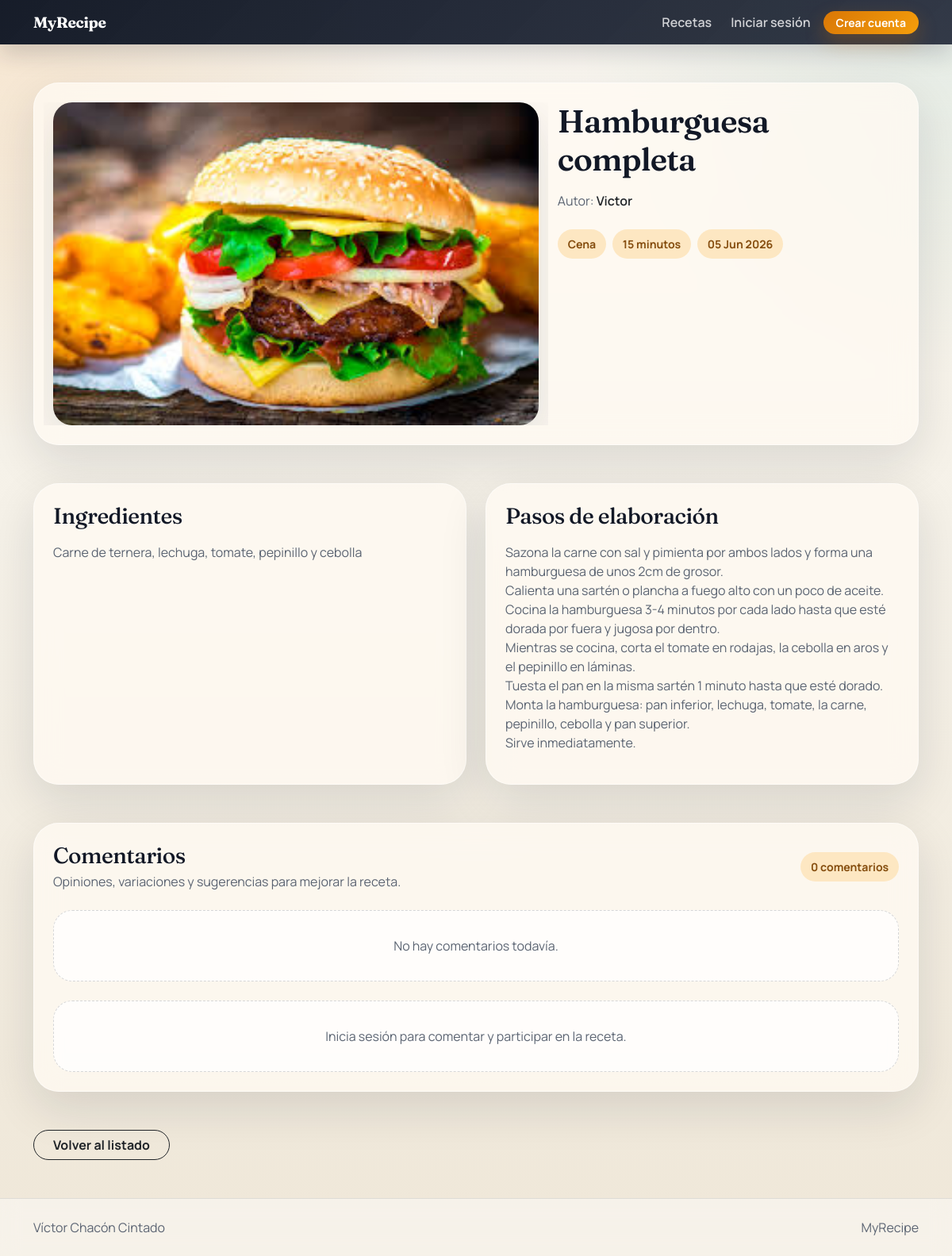
The page /receta/4/ on the database its author committed.
### recetas/models.py (models this page shows, shortened)
class Receta(models.Model):
    titulo = models.CharField(max_length=200)
    ingredientes = models.TextField()
    pasos_elaboracion = models.TextField()
    tiempo_preparacion = models.PositiveIntegerField()
    categoria = models.ForeignKey(Categoria, on_delete=models.SET_NULL, null=True)
    autor = models.ForeignKey(settings.AUTH_USER_MODEL, on_delete=models.CASCADE)
    fecha_creacion = models.DateTimeField(auto_now_add=True)
    favoritos = models.ManyToManyField(settings.AUTH_USER_MODEL, related_name='recetas_favoritas', blank=True)
    imagen = models.ImageField(upload_to='recetas/')

class Categoria(models.Model):
    nombre = models.CharField(max_length=100)
    descripcion = models.TextField(blank=True, null=True)
    def __str__(self):
        return self.nombre

### recetas/views.py (the view)
# urls.py: path('receta/<int:receta_id>/', views.detalle_receta, name='detalle_receta'),
def detalle_receta(request, receta_id):
    receta = get_object_or_404(Receta.objects.select_related('categoria', 'autor'), id=receta_id)
    comentarios = receta.comentario_set.all()
    formulario_comentario = Formulario_comentario()
    return render(request, 'detalle_receta.html', {
        'receta': receta,
        'comentarios': comentarios,
        'formulario_comentario': formulario_comentario
    })

### templates/detalle_receta.html (shortened to what this page needs)
{% extends 'base.html' %}
{% block content %}
<section class="detail-shell mb-4 mb-lg-5">
    <div class="row g-4 align-items-start">
        <div class="col-lg-7 detail-hero">
            {% if receta.imagen %}
                <img class="detail-hero__image" src="{{ receta.imagen.url }}" alt="{{ receta.titulo }}">
            {% else %}
                <div class="detail-hero__image d-grid place-content-center bg-light text-muted text-center p-5">Esta receta no tiene imagen todavía</div>
            {% endif %}
        </div>
        <div class="col-lg-5">
            <h1 class="display-6 fw-semibold mb-3">{{ receta.titulo }}</h1>
            <p class="muted-text mb-4">Autor: <a href="{% url 'perfil_usuario' username=receta.autor.username %}" class="link-dark fw-semibold text-decoration-none">{{ receta.autor }}</a></p>
            <div class="d-flex flex-wrap gap-2 mb-4">
                <span class="badge-soft">{{ receta.categoria|default:"Sin categoría" }}</span>
                <span class="badge-soft">{{ receta.tiempo_preparacion }} minutos</span>
                <span class="badge-soft">{{ receta.fecha_creacion|date:"d M Y" }}</span>
            </div>
        </div>
    </div>
</section>
<section class="row g-4 mb-4 mb-lg-5">
    <div class="col-lg-6">
        <div class="content-panel h-100">
            <h2 class="section-title h3">Ingredientes</h2>
            <div class="muted-text">{{ receta.ingredientes|linebreaks }}</div>
        </div>
    </div>
    <div class="col-lg-6">
        <div class="content-panel h-100">
            <h2 class="section-title h3">Pasos de elaboración</h2>
            <div class="muted-text">{{ receta.pasos_elaboracion|linebreaks }}</div>
        </div>
    </div>
</section>
<section class="comment-shell mb-4 mb-lg-5">
    <div class="d-flex flex-column flex-md-row justify-content-between align-items-md-center gap-2 mb-4">
        <div>
            <h2 class="section-title h3 mb-1">Comentarios</h2>
            <p class="muted-text mb-0">Opiniones, variaciones y sugerencias para mejorar la receta.</p>
        </div>
        <span class="badge-soft">{{ comentarios|length }} comentarios</span>
    </div>
    <div class="d-grid gap-3 mb-4">
        {% for comentario in comentarios %}
            <article class="comment-item">
                <div class="d-flex justify-content-between gap-3 mb-2">
                    <div>
                        <strong>{{ comentario.autor }}</strong>
                        <div class="comment-meta">{{ comentario.fecha_creacion|date:"d M Y, H:i" }}</div>
                    </div>
                    {% if user == comentario.autor %}
                        <form method="POST" action="{% url 'eliminar_comentario' comentario_id=comentario.id %}">
                            {% csrf_token %}
                            <button type="submit" class="btn btn-sm btn-outline-danger rounded-pill" onclick="return confirm('¿Eliminar este comentario?')">Eliminar</button>
                        </form>
                    {% endif %}
                </div>
                <p class="mb-0">{{ comentario.contenido }}</p>
            </article>
        {% empty %}
            <div class="empty-state text-center">No hay comentarios todavía.</div>
        {% endfor %}
    </div>
    {% if user.is_authenticated %}
        <div class="form-card p-4">
            <h3 class="h5 mb-3">Añadir comentario</h3>
            <form method="POST" action="{% url 'comentar_receta' receta_id=receta.id %}">
                {% csrf_token %}
                <div class="mb-3">
                    {{ formulario_comentario.contenido }}
                </div>
                <div class="form-actions">
                    <button type="submit" class="btn btn-brand rounded-pill px-4">Comentar</button>
                </div>
            </form>
        </div>
    {% else %}
        <div class="empty-state text-center">Inicia sesión para comentar y participar en la receta.</div>
    {% endif %}
</section>
<a href="{% url 'lista_recetas' %}" class="btn btn-outline-dark rounded-pill px-4">Volver al listado</a>
{% endblock %}

### static/css/styles.css (style rules this page uses)
:root { --bg: #f5f1e8; --surface: #fffaf2; --surface-strong: #fff4e6; --ink: #121826; --muted: #5b6472; --line: rgba(18, 24, 38, 0.1); --accent: #d97706; --accent-strong: #b45309; --accent-soft: #fde7c2; --accent-2: #0f766e; --shadow: 0 20px 60px rgba(18, 24, 38, 0.12); }
html { scroll-behavior: smooth; }
body { min-height: 100vh; font-family: 'Manrope', sans-serif; color: var(--ink); background: radial-gradient(circle at top left, rgba(217, 119, 6, 0.18), transparent 28%), radial-gradient(circle at top right, rgba(15, 118, 110, 0.12), transparent 24%), linear-gradient(180deg, #fbf7ef 0%, #f5f1e8 42%, #efe7d8 100%); }
h1, h2, h3, h4, .brand-mark { font-family: 'Fraunces', serif; letter-spacing: -0.02em; }
.hero-panel, .content-panel, .auth-shell, .form-shell, .detail-shell, .comment-shell, .profile-shell { position: relative; border: 1px solid rgba(255, 255, 255, 0.5); background: rgba(255, 250, 242, 0.78); backdrop-filter: blur(16px); border-radius: 2rem; box-shadow: var(--shadow); }
.muted-text { color: var(--muted); }
.badge-soft { display: inline-flex; align-items: center; padding: 0.5rem 0.8rem; border-radius: 999px; background: var(--accent-soft); color: #854d0e; font-weight: 700; font-size: 0.88rem; }
.content-panel, .detail-shell, .comment-shell, .profile-shell, .auth-shell, .form-shell { padding: 1.5rem; }
.detail-hero { overflow: hidden; }
.detail-hero__image { width: 100%; max-height: 520px; object-fit: cover; border-radius: 1.5rem; box-shadow: var(--shadow); }
.section-title { margin-bottom: 1rem; }
button, .btn { font-weight: 700; }
.empty-state { padding: 2rem; border-radius: 1.5rem; background: rgba(255, 255, 255, 0.72); border: 1px dashed rgba(91, 100, 114, 0.25); color: var(--muted); }

### rows shown on the page
Receta: imagen (picture), titulo "Hamburguesa completa", autor "Victor", categoria "Cena", tiempo_preparacion "15", fecha_creacion "05 Jun 2026", ingredientes "Carne de ternera, lechuga, tomate, pepinillo y cebolla", pasos_elaboracion "Sazona la carne con sal y pimienta por ambos lados y forma una hamburguesa de unos 2cm de grosor. Calienta una sartén o plancha a fuego alto con un poco de aceite. Cocina la hamburguesa 3-4 minutos por cada lado hasta que esté dorada por fuera y jugosa por dentro. Mientras se cocina, corta el tomate en rodajas, la cebolla en aros y el pepinillo en láminas. Tuesta el pan en la misma sartén 1 minuto hasta que esté dorado. Monta la hamburguesa: pan inferior, lechuga, tomate, la carne, pepinillo, cebolla y pan superior. Sirve inmediatamente."

### other values the page prints
{{ comentarios|length }} "0"
